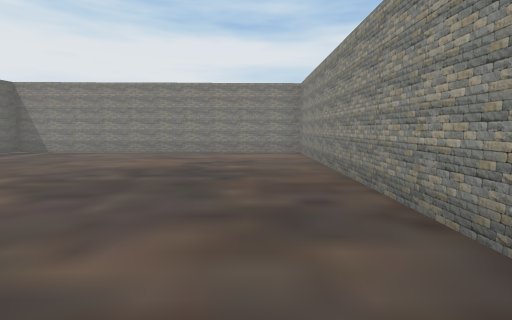
View 1 (above)

24 first-person views from a walk through a 3-D level made in the Unity game engine. The camera is 1.3 m above the floor, tilts 6° down and sees 85° across. The floor is counted in squares, 2 m on a side. Each view is taken from the middle of a square. On the plan, view 1 faces up. The plan holds only what a view shows up to about 9 squares ahead; the rest is blank. The place goes on beyond the plan. The player is left out.

View 2
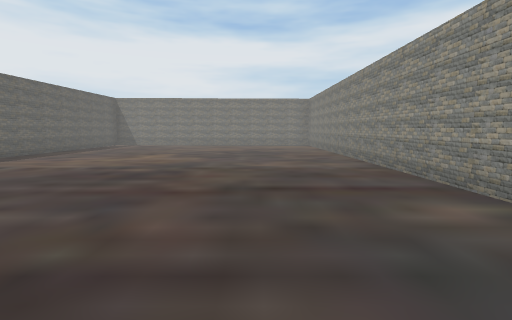

View 3
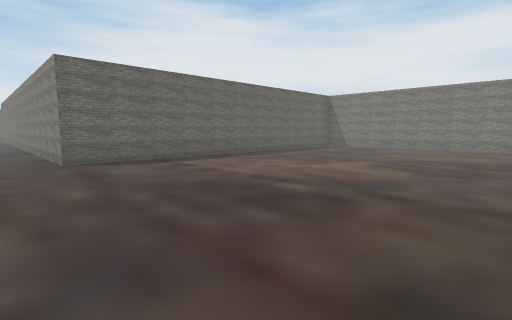

View 4
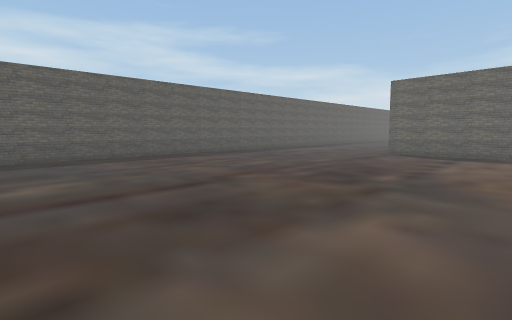

View 5
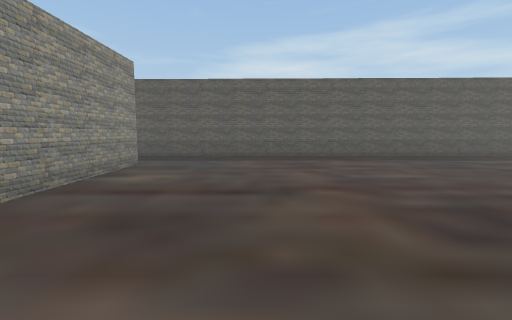

View 6
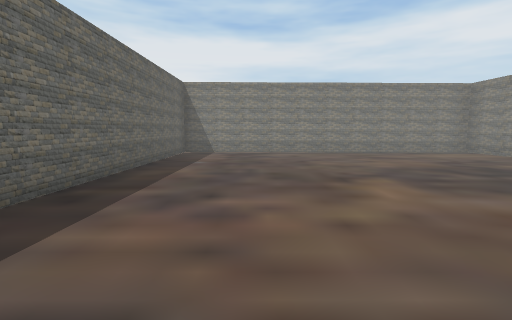

View 7
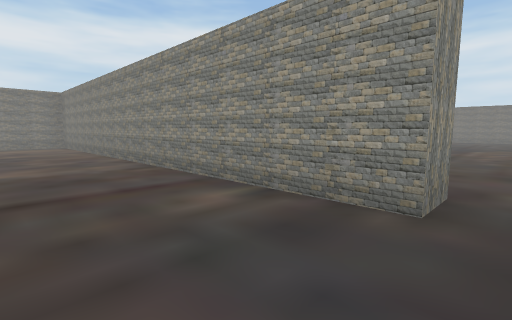

View 8
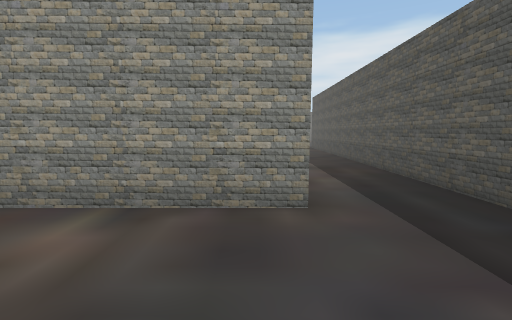

View 9
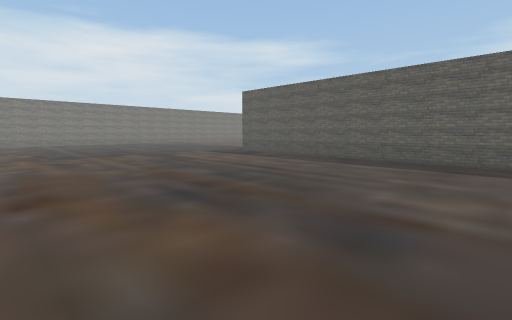

View 10
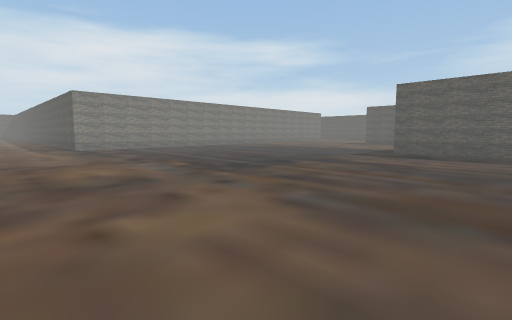

View 11
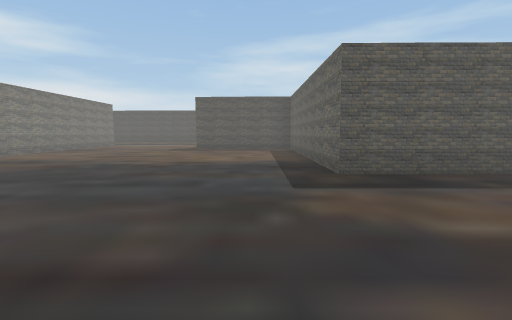

View 12
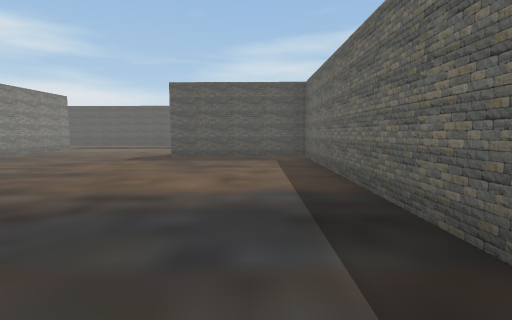

View 13
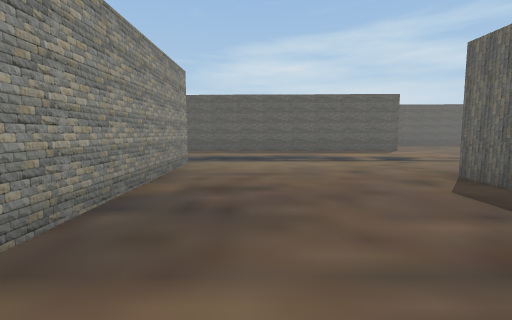

View 14
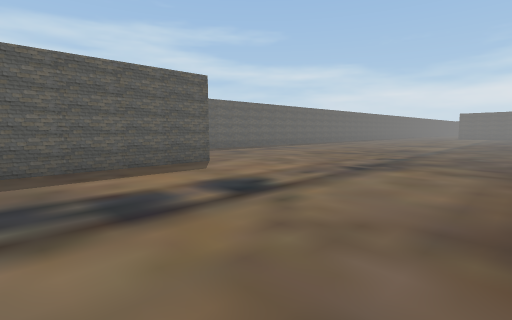

View 15
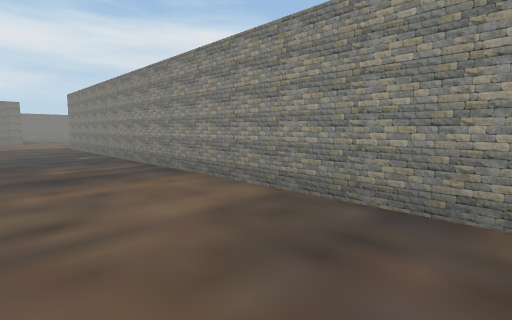

View 16
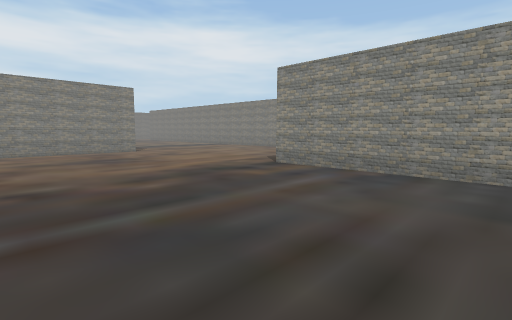

View 17
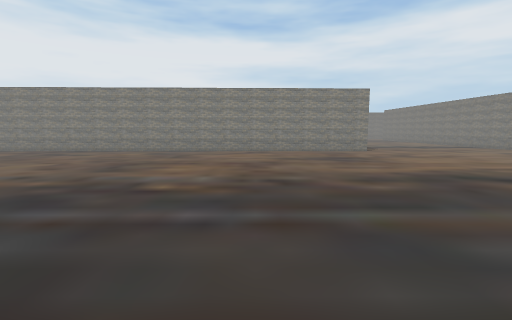

View 18
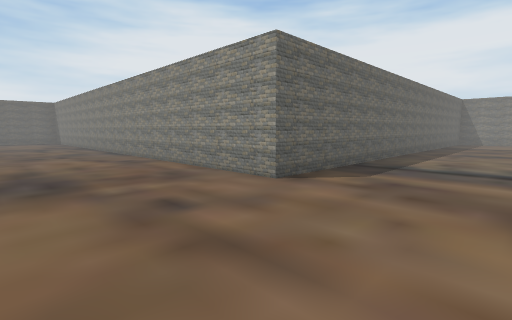

View 19
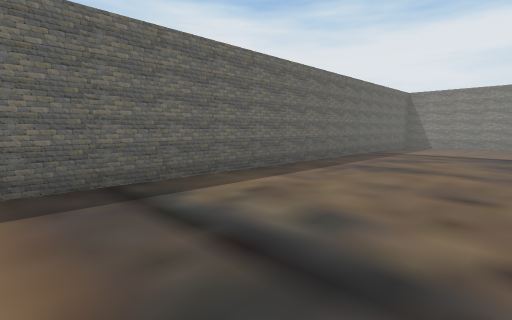

View 20
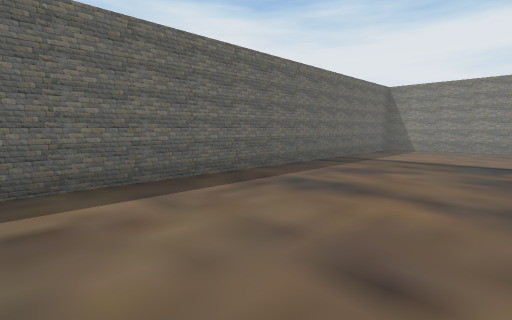

View 21
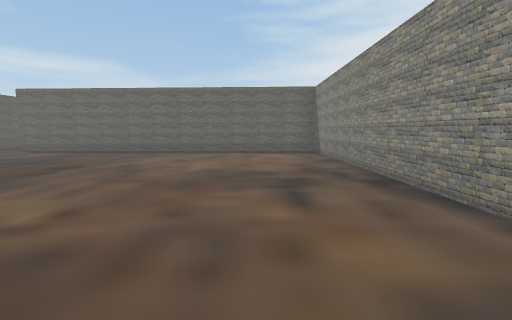

View 22
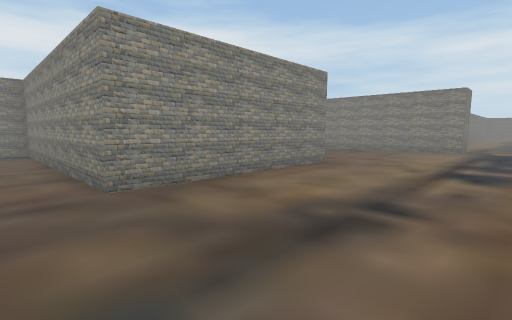

View 23
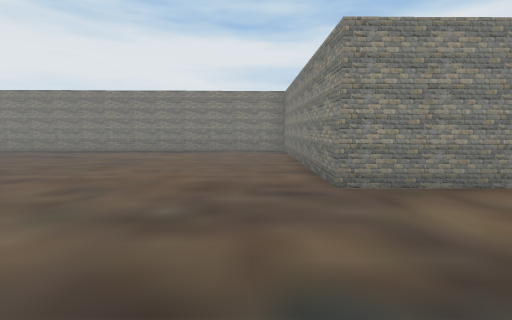

View 24
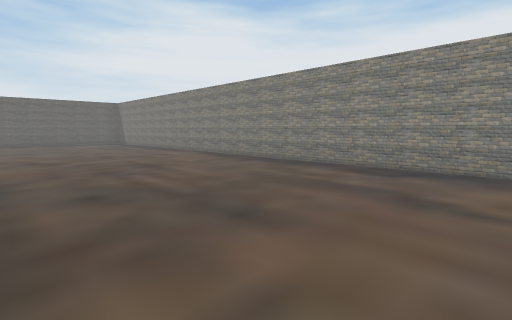

### Floor plan
Points are (right, up) in squares from view 1. A wall is a line through its corners. A room is listed if a view was taken in it or the views show most of it. See-through windows are left out.
Room 1 (views 1, 2, 3, 4, 5, 6, 7, 8)
walls: (1.3, -3.4) (1.3, 8.4) (-7.1, 8.4) (-7.1, -1); (-7.5, -5.1) (1.4, -5.1)
ways out: opening at (2, -4) to room 2
Room 2 (views 9, 10, 11, 12, 13, 14, 15, 16, 17, 18, 19, 20, 21)
walls: (1.4, -5.1) (9.8, -5.1) (9.8, -11.1) (13.1, -11.1) (13.1, -11.9) (10.4, -11.9); (18.2, -13.6) (17.4, -13.6) (17.4, 0.9); (11.4, -17) (18.2, -17); (19.6, 18.5) (16.5, 18.5) (16.5, 5.9) (2.2, 5.9) (2.2, -3.4) (1.3, -3.4)
ways out: opening at (2, -4) to room 1; opening at (11.2, -14.5) to room 3
Room 3 (views 22, 23, 24)
walls: (10.4, -11.9) (8.9, -11.9) (8.9, -6) (-3.9, -6)
ways out: opening at (11.2, -14.5) to room 2

Where each view was taken, in squares from view 1:
view 1: 0 up, 0 right, facing up
view 2: 4 down, 1 left, facing up
view 3: 2 down, 1 left, facing up-left
view 4: 2 up, 1 right, facing down-left
view 5: 2 up, 1 left, facing down
view 6: 0 up, 5 left, facing up
view 7: 4 down, 1 left, facing up-right
view 8: 3 down, 1 left, facing right
view 9: 1 up, 3 right, facing down-right
view 10: 3 up, 7 right, facing down-right
view 11: 1 down, 11 right, facing down
view 12: 4 down, 11 right, facing down
view 13: 8 down, 16 right, facing down
view 14: 12 down, 15 right, facing down-left
view 15: 11 down, 15 right, facing up-right
view 16: 3 down, 13 right, facing up-right
view 17: 3 down, 13 right, facing up
view 18: 3 up, 19 right, facing up-left
view 19: 7 up, 20 right, facing up-left
view 20: 9 up, 20 right, facing up-left
view 21: 4 up, 11 right, facing left
view 22: 15 down, 8 right, facing up-right
view 23: 15 down, 8 right, facing up
view 24: 11 down, 4 right, facing up-left
